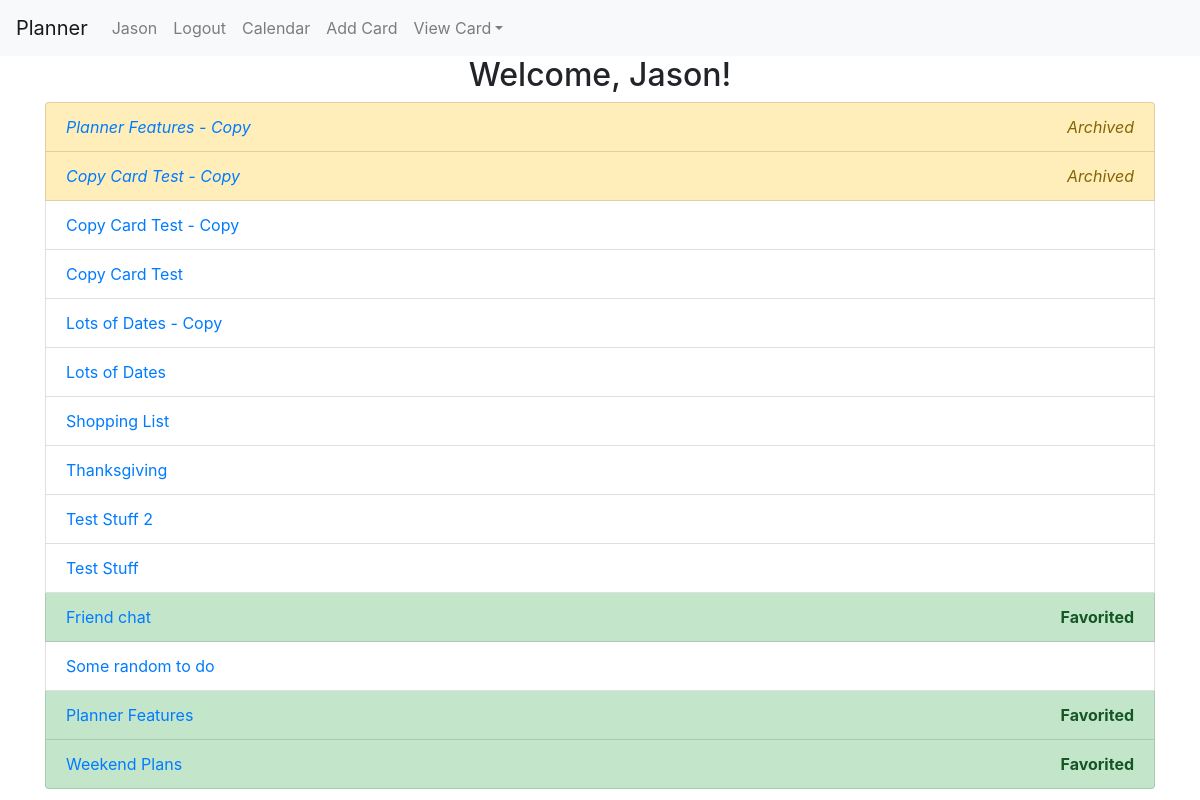
The app's page /profile (signed in) with its own data.
### planner/models.py (models this page shows)
class User(AbstractUser):
    pass

class Card(models.Model):
	owner = models.ForeignKey(User, on_delete=models.CASCADE)
	title = models.CharField(max_length=64)
	description = models.CharField(max_length=256)
	timestamp = models.DateTimeField(auto_now_add=True)
	favorite = models.BooleanField(default=False)
	hide_completed = models.BooleanField(default=False)
	archived = models.BooleanField(default=False)
	is_complete = models.BooleanField(default=False)

### planner/views.py (the view)
# urls.py: path("profile", views.get_profile, name="profile"),
def get_profile(request):
	cards = Card.objects.filter(owner=User.objects.get(id=request.user.id)).order_by("-timestamp")
	return render(request,"planner/profile.html", {
		"cards": cards
		})

### planner/templates/planner/profile.html (shortened to what this page needs)
{% extends 'planner/layout.html' %}
{% load static %}
{% block body %}
<div class="container">
	<h2 class="text-center">Welcome, {{ user.username }}!</h2>
		<ul class="list-group">
	{% for card in cards %}
		{% if card.archived == False %}
		{% if card.favorite == True %}
			<li class="list-group-item list-group-item-success"><a href="{% url 'view_card' id=card.id %}">{{ card.title }}</a><span class="float-right font-weight-bold">Favorited</span></li>
			{% else %}
				<li class="list-group-item"><a href="{% url 'view_card' id=card.id %}">{{ card.title }}</a></li>
			{% endif %}
		{% else %}
			<li class="list-group-item list-group-item-warning"><a href="{% url 'view_card' id=card.id %}" class="font-italic">{{ card.title }}</a><span class="float-right font-italic">Archived</span></li>
		{% endif %}
	{% endfor %}
		</ul>
</div>
{% endblock %}

### planner/templates/planner/layout.html (shortened to what this page needs)
{% load static %}
<!DOCTYPE html>
<html lang="en">
	<head>
		<link rel="stylesheet" href="https://stackpath.bootstrapcdn.com/bootstrap/4.4.1/css/bootstrap.min.css">
		<link href="{% static 'styles.css' %}" rel="stylesheet">
	</head>
	<body>
		<nav class="navbar navbar-expand-md navbar-light bg-light">
			<a class="navbar-brand" href="/">Planner</a>
			<div class="collapse navbar-collapse" id="navbar">
				<ul class="navbar-nav mr-auto ">
					{% if user.is_authenticated %}
					<li class="nav-item">
						<a class="nav-link" href="{% url 'profile' %}">{{ user.username }}</a>
					</li>
					<li class="nav-item">
						<a class="nav-link" href="{% url 'logout' %}">Logout</a>
					</li>
					<li class="nav-item">
						<a href="{% url 'calendar' %}" class="nav-link" name="calendar">Calendar</a>
					</li>
					<li class="nav-item">
						<a href="{% url 'add_card' %}" class="nav-link" name="add-card">Add Card</a>
					</li>
					<li class="nav-item dropdown">
						<a class="nav-link dropdown-toggle" data-toggle="dropdown" href="#" role="button" aria-haspopup="true" aria-expanded="false">View Card</a>
					</li>
					{% endif %}
				</ul>
			</div>
		</nav>
		<div class="body">
			{% block body %}
			{% endblock %}
		</div>
	</body>
</html>

### records on screen
User: username "Jason"
Card: title "Planner Features - Copy"
Card: title "Copy Card Test - Copy"
Card: title "Copy Card Test - Copy"
Card: title "Copy Card Test"
Card: title "Lots of Dates - Copy"
Card: title "Lots of Dates"
Card: title "Shopping List"
Card: title "Thanksgiving"
Card: title "Test Stuff 2"
Card: title "Test Stuff"
Card: title "Friend chat"
Card: title "Some random to do"
Card: title "Planner Features"
Card: title "Weekend Plans"
